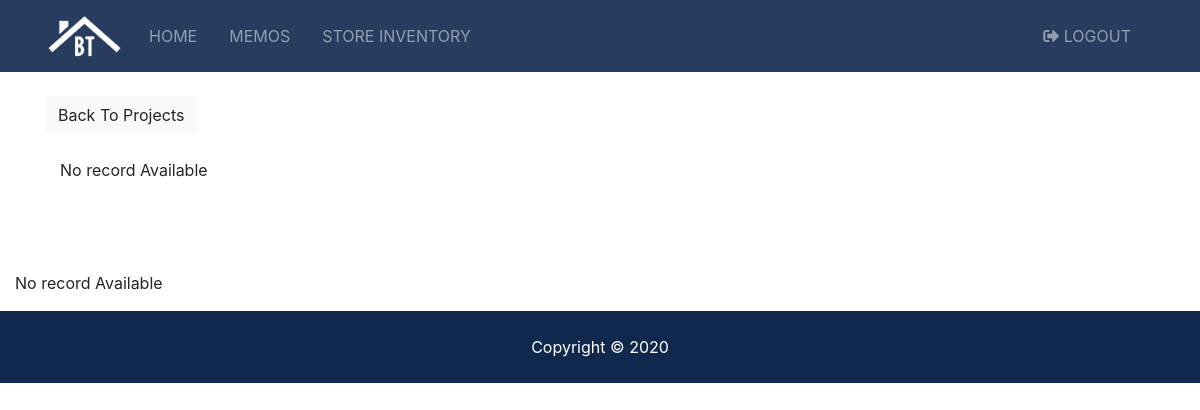
/project myhem (signed in), run on an earlier commit of the app's database.
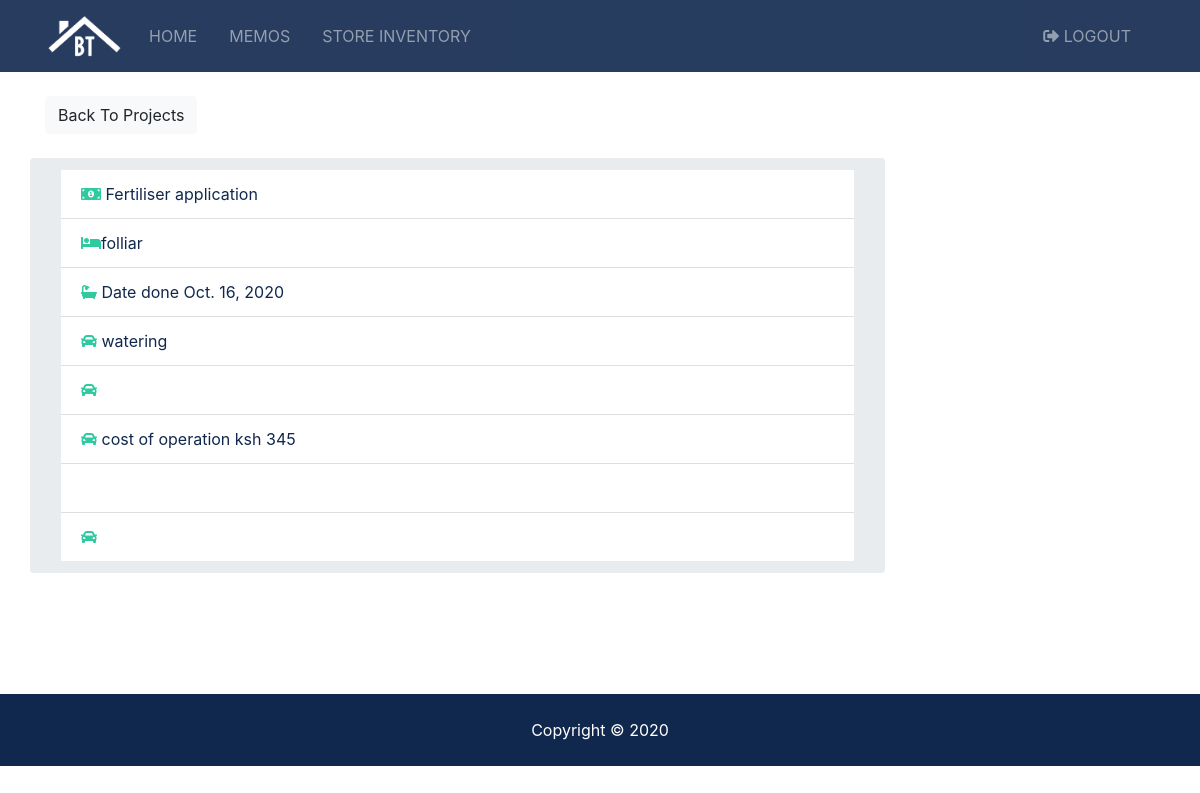
And on a later commit of the database.
### main/models.py (models this page shows, shortened)
class ListingRecord(models.Model):
    title =  models.ForeignKey(Listing,on_delete=models.CASCADE,related_name="record")
    category = models.CharField(max_length=50)
    name = models.CharField(max_length=50)
    date = models.DateField()
    activities = models.TextField(blank=True)
    method = models.TextField(blank=True)
    cost = models.IntegerField()
    photo = models.ImageField(upload_to='photos/%Y/%m/%d/')
    slug = models.SlugField(max_length=48)
    objects = ProductTagManager()

### main/views.py (the view)
# urls.py: path('<str:listing_id>', views.listing, name ='listing'),
def listing(request,listing_id):
  print(listing_id)
  current_user = request.user
  print(current_user)
  disp = Labourer.objects.filter(projects__name=listing_id,user=current_user)
  if disp:
    print("...................")
  listing = ListingRecord.objects.filter(title__name=listing_id)
  return render(request, 'listings/listing.html',  {'listing': listing,'disp':disp})

### templates/listings/listing.html (shortened to what the changed rows need)
{% extends 'base.html' %}
{% load humanize %}
{% block content %}
  <section id="listing" class="py-4">
    <div class="container">
      <div class="row">
        <div class="col-md-9">
          {% if listing %}
          {% for record in listing %}
          <div class="row mb-5 fields breadcrumb">
            <div class="col-md-12">
              <ul class="list-group list-group-flush">
                <li class="list-group-item text-secondary">
                  <i class="fas fa-money-bill-alt"></i> <a href="#"> {{ record.category }}</a>
                </li>
                <li class="list-group-item text-secondary">
                  <i class="fas fa-bed"></i><a href="">{{record.name}}</a>
                </li>
                <li class="list-group-item text-secondary">
                  <i class="fas fa-bath"></i> <a href="">Date done {{record.date}}</a>
                </li>
                <li class="list-group-item text-secondary">
                  <i class="fas fa-car"></i> <a href="">{{record.activities }}</a>
                </li>
                <li class="list-group-item text-secondary">
                  <i class="fas fa-car"></i> <a href="">{{record.method}}</a>
                </li>
                <li class="list-group-item text-secondary">
                  <i class="fas fa-car"></i> <a href="">cost of operation ksh {{record.cost}}</a>
                </li>
                <li class="list-group-item text-secondary">
                </li>
                <li class="list-group-item text-secondary">
                  <i class="fas fa-car"></i> <a href="">{{record.havest}}</a>
                </li>
              </ul>
            </div>
          </div>
          {% endfor %}
        {% else %}
        <div class="col-md-12">
          <p>No record Available</p>
        </div>
        {% endif%}
        </div>
      </div>
    </div>
  </section>
  {% if listing %}
  {% for record in listing %}
<div class="modal fade" id="inquiryModal" role="dialog">
  <div class="modal-dialog">
    <div class="modal-content">
      <div class="modal-header">
        <h5 class="modal-title" id="inquiryModalLabel">Edit this record</h5>
        <button type="button" class="close" data-dismiss="modal">
          <span>&times;</span>
        </button>
      </div>
      <div class="modal-body">
        <form action="{% url 'update' record.id %}" method="POST">
          {% csrf_token %}
          {% if user.is_authenticated %}
            <input type="hidden" name="user_id" value="{{ user.id }}">
          {% else %}
            <input type="hidden" name="user_id" value="0">
          {% endif %}
          <input type="hidden" name="realtor_email" value="{{ listing.realtor.email }}">
          <input type="hidden" name="listing_id" value="{{ listing.id }}">
          <div class="form-group">
            <label for="property_name" class="col-form-label">Cartegory:</label>
            <input type="text" name="category" class="form-control" value="{{ record.category }}">
          </div>
          <div class="form-group">
            <label for="name" class="col-form-label">Name:</label>
            <input type="text" name="name" class="form-control"  value=" {{ record.name}}">
          </div>
          <div class="form-group">
            <label for="email" class="col-form-label">Date done</label>
            <input type="date" name="date" class="form-control"  value=" {{record.date}}" >
          </div>
          <div class="form-group">
            <label for="phone" class="col-form-label">Activities</label>
            <textarea name="activities" class="form-control" value="{{rrecord.activities}}"></textarea>
          </div>
          <div class="form-group">
            <label for="message" class="col-form-label">Method</label>
            <textarea name="method" class="form-control" value="{{record.method}}"></textarea>
          </div>
          <div class="form-group">
            <label for="message" class="col-form-label">Cost incured</label>
            <input type="text" name="cost" class="form-control" value="{{record.cost}}">
          </div>
          <div class="form-group">
            <label for="message" class="col-form-label">photo</label>
            <input type="text" name="photo" class="form-control" value="{{record.photo}}">
          </div>
          <div class="form-group">
            <label for="phone" class="col-form-label">Activities</label>
            <input type="text" name="harvest" class="form-control" value="{{record.havest}}">
          </div>
          <hr>
          <input type="submit" value="Send" class="btn btn-block btn-secondary">
        </form>
      </div>
    </div>
  </div>
</div>
  {% endfor %}
        {% else %}
        <div class="col-md-12">
          <p>No record Available</p>
        </div>
        {% endif%}
{% endblock %}

What changed in the data, as far as the page shows it:
now on this page (row edited): ListingRecord: category "Fertiliser application", name "folliar", date "Oct. 16, 2020", activities "watering", cost "345"
Also different on the page:
text no longer shown: "No record Available No record Available"
